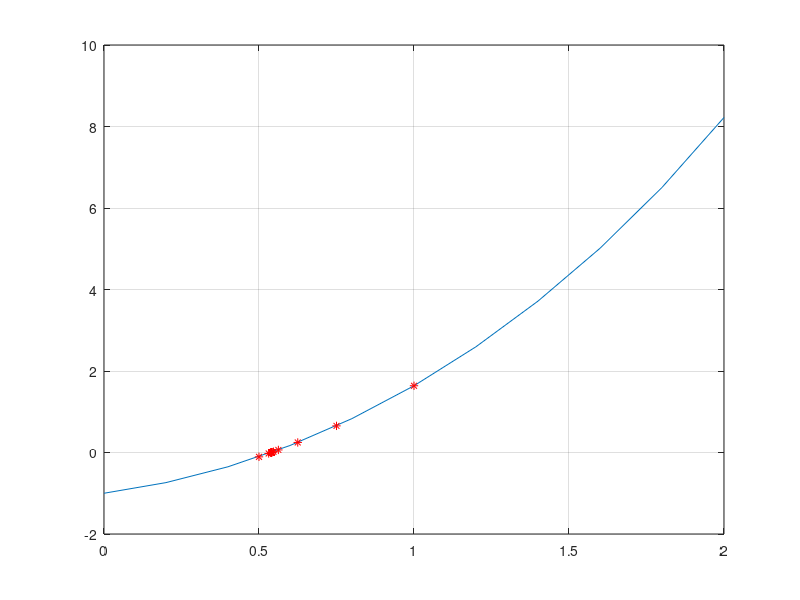

Reproduce this figure in MATLAB.
function bissecao
  clear
  clc 
  a=0;
  b=2;
  fa=exp(a)-2*cos(a);
  fb=exp(b)-2*cos(b);
  x=[a:0.2:b];
  y=exp(x)-2*cos(x);
  plot(x,y)
  grid
  hold on
  erro=10^-7;
  k=0; %numero iteracoes
  fxm=1;
  while(abs(fxm)>erro)
    k=k+1;
    xm=(a+b)/2 %aproximacao da raiz
    fxm=exp(xm)-2*cos(xm)
    plot(xm,fxm,'r*')
    hold on  
    pause
    if(fa*fxm<0)
      b=xm;
      fb=fxm;
    else
      a=xm;
      fa=fxm;
    end
end

k
xm %raiz
fxm %precisao|fxm|<erro